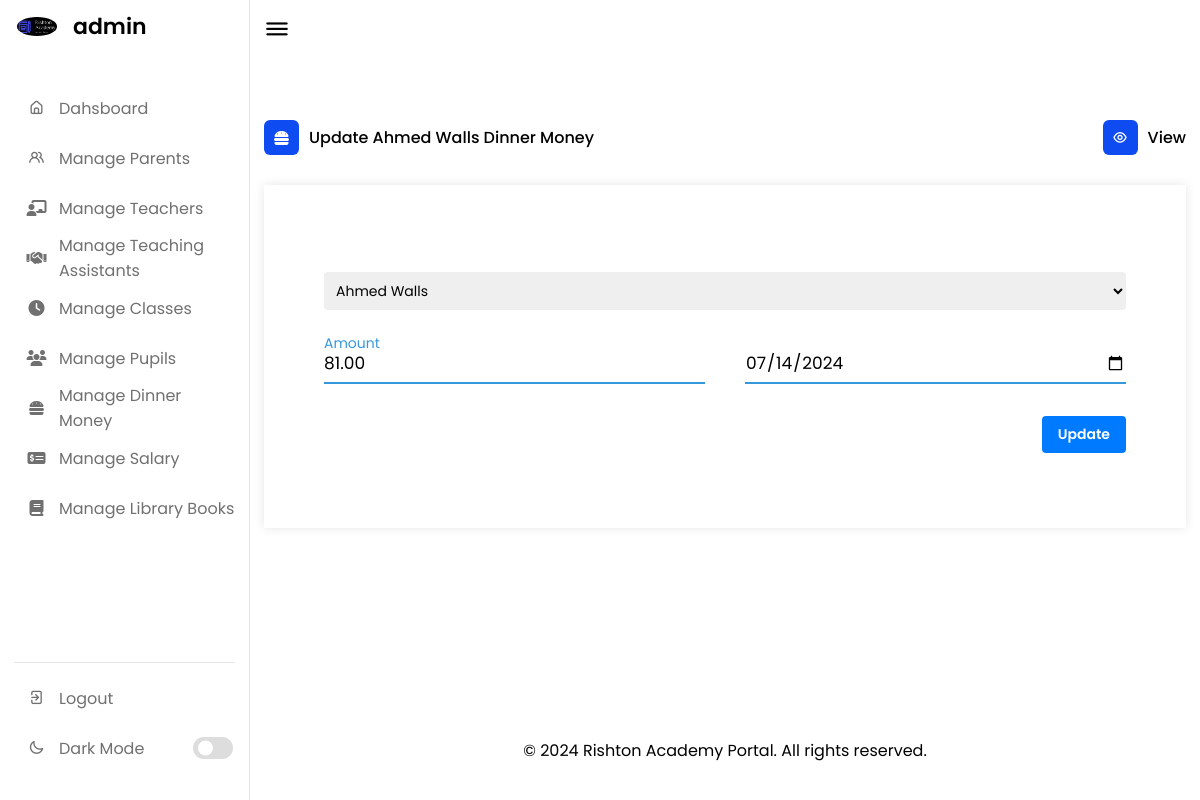
The app's page /dinnermoney_add?id=4 (signed in) with its own data.
### tables this page shows
CREATE TABLE `dinnermoney` (
  `PupilID` int(11) DEFAULT NULL,
  `Amount` decimal(10,2) DEFAULT NULL,
  `Date` date DEFAULT NULL
);

CREATE TABLE `pupils` (
  `PupilID` int(11) NOT NULL,
  `Name` varchar(100) NOT NULL,
  `Address` varchar(255) DEFAULT NULL,
  `MedicalInformation` text DEFAULT NULL,
  `ClassID` int(11) DEFAULT NULL
);

### config/helper.php (called while the page is built, shortened)
<?php
function fetchData($query, $connect) {
    $result = mysqli_query($connect, $query);
    if ($result) {
        $data = [];
        while ($row = mysqli_fetch_assoc($result)) {
            $data[] = $row;
        }
        return $data;
    } else {
        echo "Error executing query: " . mysqli_error($connect);
        return false;
    }
}
?>

### dinnermoney_add.php (the view, shortened to what this page needs)
<?php
require_once('./config/connection.php');
require_once('./includes/head.php');
require_once('./includes/nav.php');
require_once('./config/helper.php');
if (isset($_GET['id'])) {
    $id = (int)$_GET['id'];
    $query = "SELECT dinnermoney.*, pupils.Name AS pupil_name
    FROM dinnermoney
    JOIN pupils ON dinnermoney.PupilID = pupils.PupilID
    WHERE pupils.PupilID = $id";
    $result = mysqli_query($connect, $query);
    if (mysqli_num_rows($result) > 0) {
        $data = mysqli_fetch_object($result);
    } else {
        header('Location: ./404.html');
        exit();
    }
}
$query = "SELECT * FROM pupils";
$pupils_data = fetchData($query, $connect);
?>
<div class="dash-content">
    <div class="activity">
        <div class="title">
            <div class="left">
                <i class="fas fa-hamburger"></i>
                <span class="text">
                    <?= isset($data->PupilID) ? 'Update ' . htmlspecialchars($data->pupil_name) . ' Dinner Money' : 'Create a Dinner Money' ?>
                </span>
            </div>
            <div class="right">
                <a href="./manage_dinnermoney"><i class="uil uil-eye"></i>
                    <span class="text">View</span></a>
            </div>
        </div>
        <div class="table-responsive">
            <div class="container">
                <form action="<?= isset($data->PupilID) ? 'process/dinnermoney/update' : 'process/dinnermoney/store' ?>" method="post">
                    <div class="form-row">
                        <div class="input-data">
                            <select name="PupilID" class="custom-select" required>
                                <?php foreach ($pupils_data as $val) : ?>
                                    <option value="<?= $val['PupilID'] ?>" <?= isset($data->PupilID) && $data->PupilID == $val['PupilID'] ? 'selected' : '' ?>>
                                        <?= htmlspecialchars($val['Name']) ?>
                                    </option>
                                <?php endforeach; ?>
                            </select>
                        </div>
                    </div>
                    <div class="form-row">
                        <div class="input-data">
                            <input type="number" name="Amount" step="0.01" value="<?= isset($data->PupilID) ? htmlspecialchars($data->Amount) : '' ?>" required>
                            <div class="underline"></div>
                            <label for="">Amount</label>
                        </div>
                        <div class="input-data">
                            <input type="date" name="Date" value="<?= isset($data->PupilID) ? htmlspecialchars($data->Date) : '' ?>" required>
                            <div class="underline"></div>
                        </div>
                    </div>
                    <div class="form-row">
                        <div class="input-data textarea">
                            <button type="submit" class="btn btn-primary" style="float:right;">
                                <?= isset($data->PupilID) ? 'Update' : 'Submit' ?>
                            </button>
                        </div>
                    </div>
                </form>
            </div>
        </div>
    </div>
</div>
<?php
require_once('includes/footer.php');
?>

### assets/css/style.css (style rules this page uses)
* { margin: 0; padding: 0; outline: none; box-sizing: border-box; font-family: 'Poppins', sans-serif; }
:root { --primary-color: #0E4BF1; --panel-color: #FFF; --text-color: #000; --black-light-color: #707070; --border-color: #e6e5e5; --toggle-color: #DDD; --box1-color: #4DA3FF; --box2-color: #FFE6AC; --box3-color: #E7D1FC; --title-icon-color: #fff; --tran-05: all 0.5s ease; --tran-03: all 0.3s ease; --tran-03: all 0.2s ease; }
body, html { min-height: 100vh; margin: 0; }
.dashboard .dash-content { padding-top: 50px; }
.dash-content .title { display: flex; align-items: center; margin: 60px 0 30px 0; }
.dash-content .title i { position: relative; height: 35px; width: 35px; background-color: var(--primary-color); border-radius: 6px; color: var(--title-icon-color); display: flex; align-items: center; justify-content: center; }
.dash-content .title .text { font-weight: 500; color: var(--text-color); margin-left: 10px; }
.btn { display: inline-block; padding: 8px 16px; font-size: 14px; font-weight: 600; text-align: center; text-decoration: none; cursor: pointer; border: none; border-radius: 4px; transition: background-color 0.3s; }
.btn-primary { color: #fff; background-color: #007bff; }
.title { display: flex; align-items: center; justify-content: space-between; }
.title .left { display: flex; align-items: center; }
.title .right a { display: flex; align-items: center; text-decoration: none; }
.container { background: var(--panel-color); width: 100%; padding: 25px 40px 10px 40px; box-shadow: 0px 0px 10px rgba(0,0,0,0.1); margin-bottom: 200px; }
.container form { padding: 30px 0 0 0; }
.container form .form-row { display: flex; margin: 32px 0; }
form .form-row .input-data { width: 100%; height: 40px; margin: 0 20px; position: relative; }
form .form-row .textarea { height: 70px; }
.input-data input, .textarea textarea { display: block; width: 100%; height: 100%; border: none; font-size: 17px; border-bottom: 2px solid rgba(0,0,0, 0.12); color: var(--text-color); background-color: var(--panel-color); }
.input-data input:focus ~ label, .textarea textarea:focus ~ label, .input-data input:valid ~ label, .textarea textarea:valid ~ label { transform: translateY(-20px); font-size: 14px; color: #3498db; }
.input-data label { position: absolute; pointer-events: none; bottom: 10px; font-size: 16px; transition: all 0.3s ease; }
.input-data .underline { position: absolute; bottom: 0; height: 2px; width: 100%; }
.input-data .underline:before { position: absolute; content: ""; height: 2px; width: 100%; background: #3498db; transform: scaleX(0); transform-origin: center; transition: transform 0.3s ease; }
.input-data input:focus ~ .underline:before, .input-data input:valid ~ .underline:before, .textarea textarea:focus ~ .underline:before, .textarea textarea:valid ~ .underline:before { transform: scale(1); }
.custom-select { width: 100%; padding: 8px; font-size: 14px; border: 1px solid #ccc; border-radius: 4px; box-sizing: border-box; margin-top: 0px; border: 0px; }

### records on screen
dinnermoney: PupilID.Name "Ahmed Walls", PupilID "Ahmed Walls", Amount "81.00", Date "07/14/2024"

### other values on screen
$_SESSION['ADMINNAME'] "admin"
